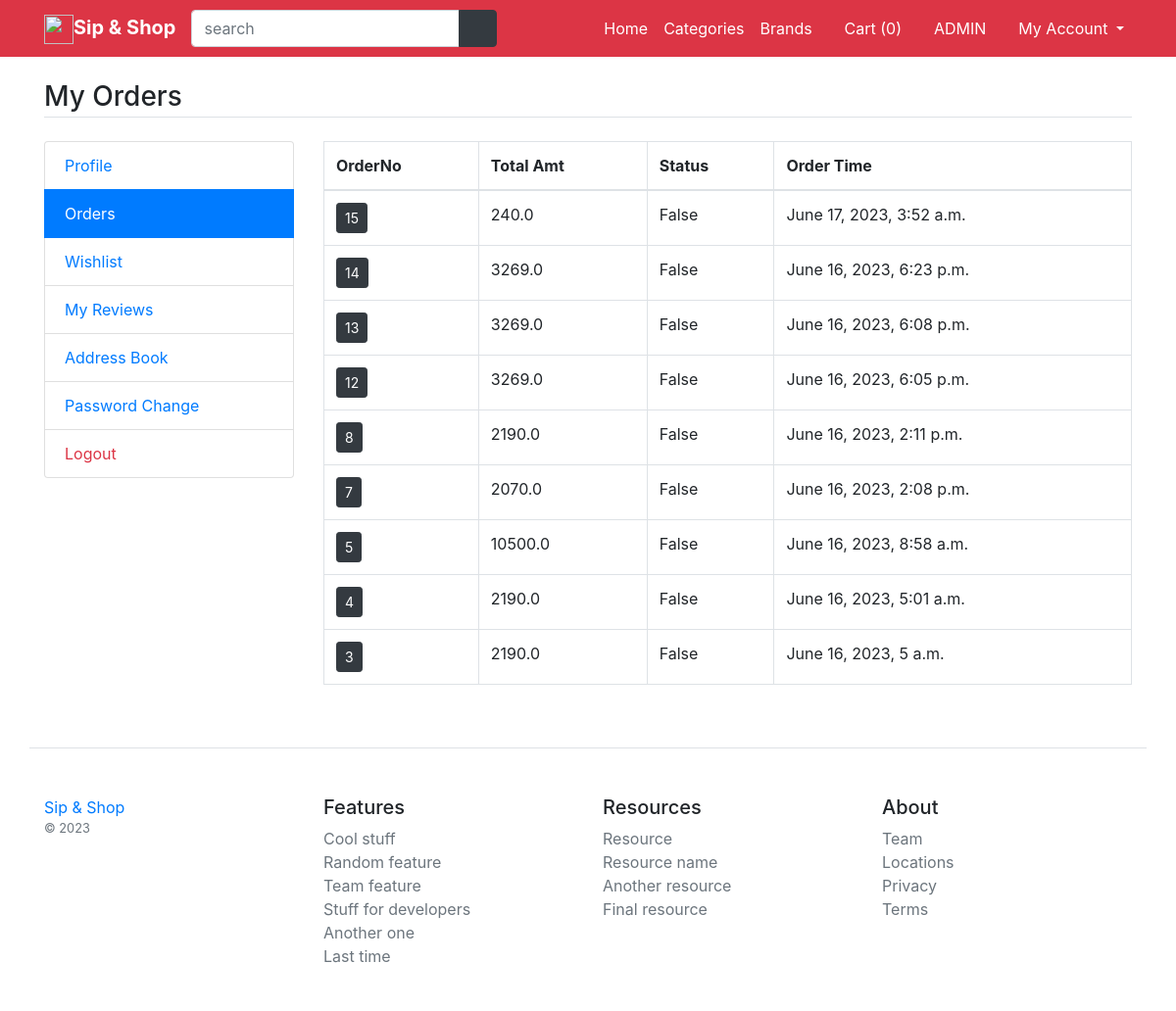
The app's page /my-orders (signed in) with its own data.
### main/models.py (models this page shows)
class CartOrder(models.Model):
    user=models.ForeignKey(User,on_delete=models.CASCADE)
    total_amt=models.FloatField()
    paid_status=models.BooleanField(default=False)
    order_dt=models.DateTimeField(auto_now_add=True)
    order_status=models.CharField(choices=status_choice,default='process',max_length=150)
    class Meta:
        verbose_name_plural=' ➢ Orders'

### main/views.py (the view)
# urls.py: path('my-orders',views.my_orders, name='my_orders'),
def my_orders(request):
	orders=CartOrder.objects.filter(user=request.user.id).order_by('-id')
	return render(request, 'user/orders.html',{'orders':orders})

### main/template_context.py (called while the page is built)
def get_filters(request):
    cats=Product.objects.distinct().values('category__title','category__id')
    brands=Product.objects.distinct().values('brand__title','brand__id')
    colors=ProductAttribute.objects.distinct().values('color__title','color__id','color__color_code')
    sizes=ProductAttribute.objects.distinct().values('size__title','size__id')
    minMaxPrice=ProductAttribute.objects.aggregate(Min('price'),Max('price'))
    data={
        'cats':cats,
		'brands':brands,
		'colors':colors,
		'sizes':sizes,
        'minMaxPrice':minMaxPrice,
    }
    return data

### main/templates/user/orders.html
{% extends 'base.html' %}
{% load static %}
{% block content %}
<main class="container my-4">
	<h3 class="my-4 border-bottom pb-1">My Orders</h3>
	<div class="row">
		<div class="col-md-3">
			{% include 'user/user-sidebar.html' %}
		</div>
		<div class="col-md-9">
			<div class="table-responsive">
				<table class="table-bordered table">
					<thead>
						<tr>
							<th>OrderNo</th>
							<th>Total Amt</th>
							<th>Status</th>
							<th>Order Time</th>
						</tr>
					</thead>
					<tbody>
						{% for order in orders %}
						<tr>
							<td><a href="{% url 'my_order_items' order.id %}" class="btn btn-sm btn-dark">{{order.id}}</a></td>
							<td>{{order.total_amt}}</td>
							<td>{{order.paid_status}}</td>
							<td>{{order.order_dt}}</td>
						</tr>
						{% endfor %}
					</tbody>
				</table>
			</div>
		</div>
	</div>
</main>
{% endblock %}

### records on screen
CartOrder: id "15", total_amt "240.0", paid_status "False", order_dt "June 17, 2023, 3:52 a.m."
CartOrder: id "14", total_amt "3269.0", paid_status "False", order_dt "June 16, 2023, 6:23 p.m."
CartOrder: id "13", total_amt "3269.0", paid_status "False", order_dt "June 16, 2023, 6:08 p.m."
CartOrder: id "12", total_amt "3269.0", paid_status "False", order_dt "June 16, 2023, 6:05 p.m."
CartOrder: id "8", total_amt "2190.0", paid_status "False", order_dt "June 16, 2023, 2:11 p.m."
CartOrder: id "7", total_amt "2070.0", paid_status "False", order_dt "June 16, 2023, 2:08 p.m."
CartOrder: id "5", total_amt "10500.0", paid_status "False", order_dt "June 16, 2023, 8:58 a.m."
CartOrder: id "4", total_amt "2190.0", paid_status "False", order_dt "June 16, 2023, 5:01 a.m."
CartOrder: id "3", total_amt "2190.0", paid_status "False", order_dt "June 16, 2023, 5 a.m."

### other values on screen
{{ request.session.cartdata|length }} "0"
